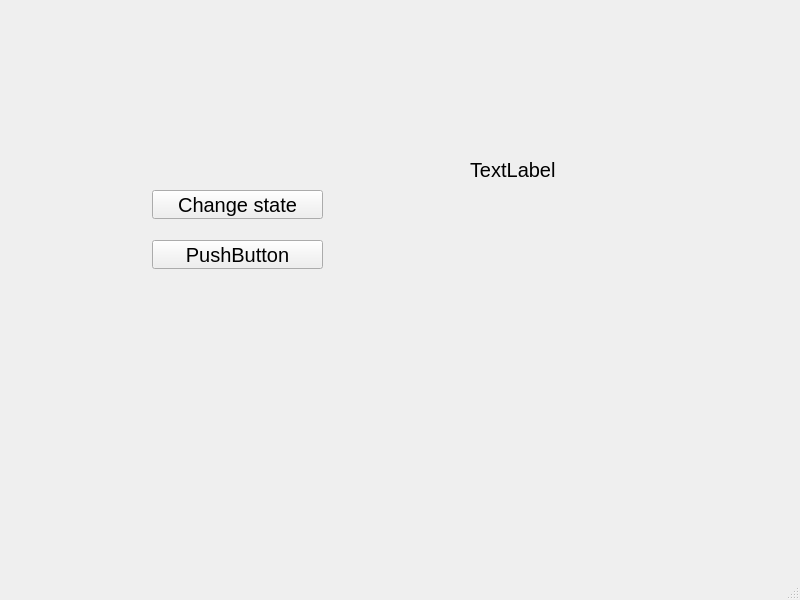
<?xml version="1.0" encoding="UTF-8"?>
<ui version="4.0">
 <class>MainWindow</class>
 <widget class="QMainWindow" name="MainWindow">
  <property name="geometry">
   <rect>
    <x>0</x>
    <y>0</y>
    <width>800</width>
    <height>600</height>
   </rect>
  </property>
  <property name="font">
   <font>
    <pointsize>15</pointsize>
   </font>
  </property>
  <property name="windowTitle">
   <string>MainWindow</string>
  </property>
  <widget class="QWidget" name="centralwidget">
   <widget class="QPushButton" name="changeState">
    <property name="geometry">
     <rect>
      <x>152</x>
      <y>190</y>
      <width>171</width>
      <height>29</height>
     </rect>
    </property>
    <property name="text">
     <string>Change state</string>
    </property>
   </widget>
   <widget class="QPushButton" name="pushButton_2">
    <property name="geometry">
     <rect>
      <x>152</x>
      <y>240</y>
      <width>171</width>
      <height>29</height>
     </rect>
    </property>
    <property name="text">
     <string>PushButton</string>
    </property>
   </widget>
   <widget class="QLabel" name="stateLabel">
    <property name="geometry">
     <rect>
      <x>470</x>
      <y>160</y>
      <width>211</width>
      <height>20</height>
     </rect>
    </property>
    <property name="text">
     <string>TextLabel</string>
    </property>
   </widget>
  </widget>
  <widget class="QMenuBar" name="menubar">
   <property name="geometry">
    <rect>
     <x>0</x>
     <y>0</y>
     <width>800</width>
     <height>39</height>
    </rect>
   </property>
  </widget>
  <widget class="QStatusBar" name="statusbar"/>
 </widget>
 <resources/>
 <connections/>
</ui>
